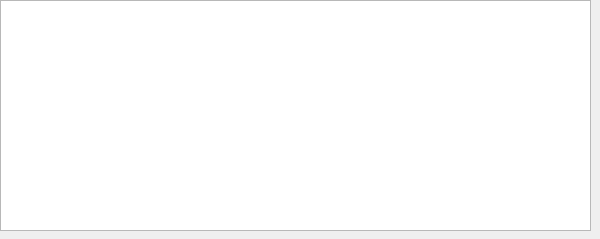
<?xml version="1.0" encoding="UTF-8"?>
<ui version="4.0">
 <class>QtWidgetsClassClientClass</class>
 <widget class="QWidget" name="QtWidgetsClassClientClass">
  <property name="geometry">
   <rect>
    <x>0</x>
    <y>0</y>
    <width>600</width>
    <height>239</height>
   </rect>
  </property>
  <property name="windowTitle">
   <string>QtWidgetsClassClient</string>
  </property>
  <widget class="QTableView" name="tableView">
   <property name="geometry">
    <rect>
     <x>0</x>
     <y>0</y>
     <width>591</width>
     <height>231</height>
    </rect>
   </property>
  </widget>
 </widget>
 <layoutdefault spacing="6" margin="11"/>
 <resources/>
 <connections/>
</ui>
